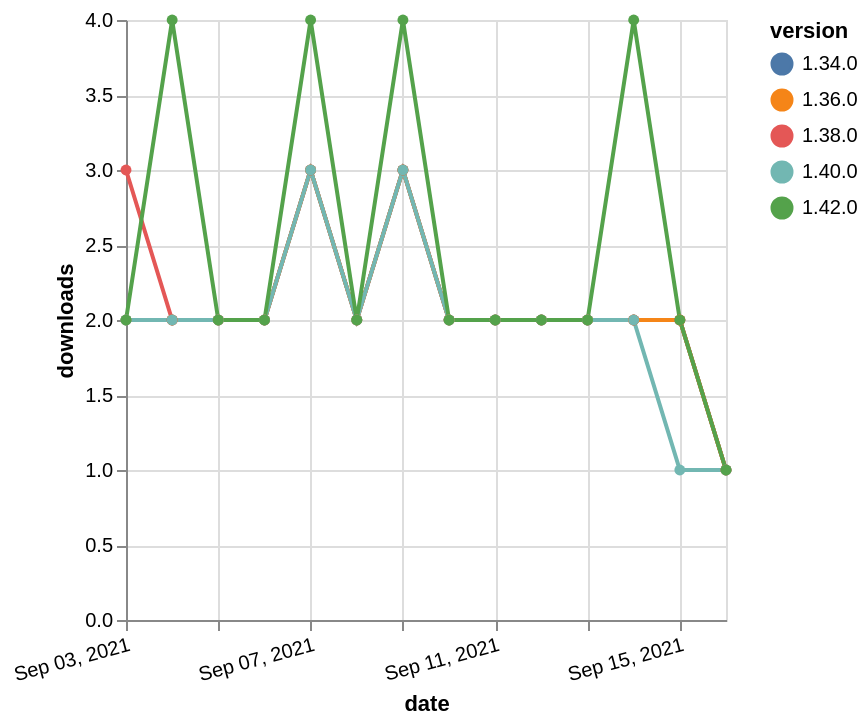

Vega-Lite specification stored for this chart:
### Vega-Lite specification from a JSON file in a GitHub repository (floating-point values rounded to 4 significant figures)
{"$schema": "https://vega.github.io/schema/vega-lite/v5.json", "description": "A simple bar chart with embedded data.", "data": {"values": [{"date": "2021-09-03", "total": 2070, "delta": 2, "version": "1.34.0"}, {"date": "2021-09-04", "total": 2072, "delta": 2, "version": "1.34.0"}, {"date": "2021-09-05", "total": 2074, "delta": 2, "version": "1.34.0"}, {"date": "2021-09-06", "total": 2076, "delta": 2, "version": "1.34.0"}, {"date": "2021-09-07", "total": 2079, "delta": 3, "version": "1.34.0"}, {"date": "2021-09-08", "total": 2081, "delta": 2, "version": "1.34.0"}, {"date": "2021-09-09", "total": 2084, "delta": 3, "version": "1.34.0"}, {"date": "2021-09-10", "total": 2086, "delta": 2, "version": "1.34.0"}, {"date": "2021-09-11", "total": 2088, "delta": 2, "version": "1.34.0"}, {"date": "2021-09-12", "total": 2090, "delta": 2, "version": "1.34.0"}, {"date": "2021-09-13", "total": 2092, "delta": 2, "version": "1.34.0"}, {"date": "2021-09-14", "total": 2094, "delta": 2, "version": "1.34.0"}, {"date": "2021-09-15", "total": 2096, "delta": 2, "version": "1.34.0"}, {"date": "2021-09-16", "total": 2097, "delta": 1, "version": "1.34.0"}, {"date": "2021-09-03", "total": 1470, "delta": 3, "version": "1.38.0"}, {"date": "2021-09-04", "total": 1472, "delta": 2, "version": "1.38.0"}, {"date": "2021-09-05", "total": 1474, "delta": 2, "version": "1.38.0"}, {"date": "2021-09-06", "total": 1476, "delta": 2, "version": "1.38.0"}, {"date": "2021-09-07", "total": 1479, "delta": 3, "version": "1.38.0"}, {"date": "2021-09-08", "total": 1481, "delta": 2, "version": "1.38.0"}, {"date": "2021-09-09", "total": 1484, "delta": 3, "version": "1.38.0"}, {"date": "2021-09-10", "total": 1486, "delta": 2, "version": "1.38.0"}, {"date": "2021-09-11", "total": 1488, "delta": 2, "version": "1.38.0"}, {"date": "2021-09-12", "total": 1490, "delta": 2, "version": "1.38.0"}, {"date": "2021-09-13", "total": 1492, "delta": 2, "version": "1.38.0"}, {"date": "2021-09-14", "total": 1494, "delta": 2, "version": "1.38.0"}, {"date": "2021-09-15", "total": 1496, "delta": 2, "version": "1.38.0"}, {"date": "2021-09-16", "total": 1497, "delta": 1, "version": "1.38.0"}, {"date": "2021-09-03", "total": 1637, "delta": 2, "version": "1.36.0"}, {"date": "2021-09-04", "total": 1639, "delta": 2, "version": "1.36.0"}, {"date": "2021-09-05", "total": 1641, "delta": 2, "version": "1.36.0"}, {"date": "2021-09-06", "total": 1643, "delta": 2, "version": "1.36.0"}, {"date": "2021-09-07", "total": 1646, "delta": 3, "version": "1.36.0"}, {"date": "2021-09-08", "total": 1648, "delta": 2, "version": "1.36.0"}, {"date": "2021-09-09", "total": 1651, "delta": 3, "version": "1.36.0"}, {"date": "2021-09-10", "total": 1653, "delta": 2, "version": "1.36.0"}, {"date": "2021-09-11", "total": 1655, "delta": 2, "version": "1.36.0"}, {"date": "2021-09-12", "total": 1657, "delta": 2, "version": "1.36.0"}, {"date": "2021-09-13", "total": 1659, "delta": 2, "version": "1.36.0"}, {"date": "2021-09-14", "total": 1661, "delta": 2, "version": "1.36.0"}, {"date": "2021-09-15", "total": 1663, "delta": 2, "version": "1.36.0"}, {"date": "2021-09-16", "total": 1664, "delta": 1, "version": "1.36.0"}, {"date": "2021-09-03", "total": 994, "delta": 2, "version": "1.40.0"}, {"date": "2021-09-04", "total": 996, "delta": 2, "version": "1.40.0"}, {"date": "2021-09-05", "total": 998, "delta": 2, "version": "1.40.0"}, {"date": "2021-09-06", "total": 1000, "delta": 2, "version": "1.40.0"}, {"date": "2021-09-07", "total": 1003, "delta": 3, "version": "1.40.0"}, {"date": "2021-09-08", "total": 1005, "delta": 2, "version": "1.40.0"}, {"date": "2021-09-09", "total": 1008, "delta": 3, "version": "1.40.0"}, {"date": "2021-09-10", "total": 1010, "delta": 2, "version": "1.40.0"}, {"date": "2021-09-11", "total": 1012, "delta": 2, "version": "1.40.0"}, {"date": "2021-09-12", "total": 1014, "delta": 2, "version": "1.40.0"}, {"date": "2021-09-13", "total": 1016, "delta": 2, "version": "1.40.0"}, {"date": "2021-09-14", "total": 1018, "delta": 2, "version": "1.40.0"}, {"date": "2021-09-15", "total": 1019, "delta": 1, "version": "1.40.0"}, {"date": "2021-09-16", "total": 1020, "delta": 1, "version": "1.40.0"}, {"date": "2021-09-03", "total": 710, "delta": 2, "version": "1.42.0"}, {"date": "2021-09-04", "total": 714, "delta": 4, "version": "1.42.0"}, {"date": "2021-09-05", "total": 716, "delta": 2, "version": "1.42.0"}, {"date": "2021-09-06", "total": 718, "delta": 2, "version": "1.42.0"}, {"date": "2021-09-07", "total": 722, "delta": 4, "version": "1.42.0"}, {"date": "2021-09-08", "total": 724, "delta": 2, "version": "1.42.0"}, {"date": "2021-09-09", "total": 728, "delta": 4, "version": "1.42.0"}, {"date": "2021-09-10", "total": 730, "delta": 2, "version": "1.42.0"}, {"date": "2021-09-11", "total": 732, "delta": 2, "version": "1.42.0"}, {"date": "2021-09-12", "total": 734, "delta": 2, "version": "1.42.0"}, {"date": "2021-09-13", "total": 736, "delta": 2, "version": "1.42.0"}, {"date": "2021-09-14", "total": 740, "delta": 4, "version": "1.42.0"}, {"date": "2021-09-15", "total": 742, "delta": 2, "version": "1.42.0"}, {"date": "2021-09-16", "total": 743, "delta": 1, "version": "1.42.0"}]}, "width": "container", "mark": {"type": "line", "point": {"filled": true}}, "encoding": {"x": {"field": "date", "type": "temporal", "timeUnit": "yearmonthdate", "title": "date", "axis": {"labelAngle": -15}}, "y": {"field": "delta", "type": "quantitative", "title": "downloads"}, "color": {"field": "version", "type": "nominal"}, "tooltip": {"field": "delta"}}}
